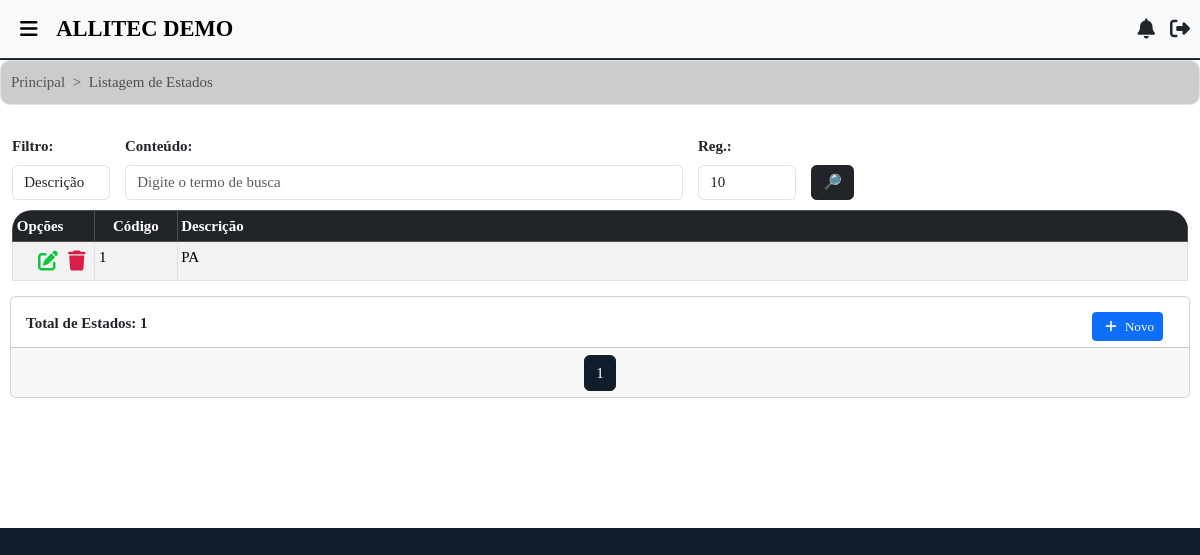
The app's page /estados/lista/ (signed in) with its own data.
### filiais/models.py (models this page shows, shortened)
class Usuario(AbstractUser):
    empresa = models.ForeignKey(Empresa, on_delete=models.CASCADE, related_name="usuarios", null=True, blank=True)
    filial_user = models.ForeignKey(Filial, on_delete=models.SET_NULL, null=True, blank=True, related_name="usuarios")
    codigo_local = models.PositiveIntegerField(blank=True, null=True)
    gerar_senha_lib = models.BooleanField(default=False, verbose_name='Gerar Senha de Liberação')
    senha_liberacao = models.CharField(max_length=20, blank=True, null=True, verbose_name='Senha de Liberação')
    is_master = models.BooleanField(default=False)
    class Meta:
        unique_together = ('username', 'empresa')

class Filial(models.Model):
    situacao = models.CharField(
        max_length=10,
        verbose_name="Situação",
        choices=[
            ('Ativa', 'Ativa'),
            ('Inativa', 'Inativa')
        ]
    )
    layout_contrato = models.CharField(
        max_length=10,
        verbose_name="Layout Contrato",
        choices=[
            ('Layout 1', 'Layout 1'),
            ('Layout 2', 'Layout 2')
        ],
        default="Layout 1"
    )
    tp_chave = models.CharField(
        max_length=20,
        verbose_name="Tipo de Chave Pix",
        choices=[
            ('CPF', 'CPF'),
            ('CNPJ', 'CNPJ'),
            ('E-mail', 'E-mail'),
            ('Telefone', 'Telefone'),
            ('Chave Aleatória', 'Chave Aleatória')
        ]
    )
    chave_pix = models.CharField(
        max_length=100,
        verbose_name="Chave Pix"
    )
    banco_fil = models.ForeignKey('bancos.Banco', on_delete=models.CASCADE, null=True, blank=True)
    beneficiario = models.CharField(max_length=255, verbose_name='Nome Beneficiário')
    info_comp = models.TextField(default="Obrigado pela preferência!", blank=True)
    info_orcamento = models.TextField(default="*Caro cliente, caso você encontre um orçamento com valor inferior, podemos analisar o orçamento concorrente para fecharmos negócio.", blank=True)
    cnpj = models.CharField(max_length=20, verbose_name='CNPJ')
    ie = models.CharField(max_length=20, verbose_name='Inscrição Estadual')
    razao_social = models.CharField(max_length=100, verbose_name='Razão Social')
    fantasia = models.CharField(max_length=100, verbose_name='Fantasia')
    endereco = models.CharField(max_length=100, verbose_name='Endereço')
    cep = models.CharField(max_length=10, verbose_name='CEP')
    numero = models.CharField(max_length=10, verbose_name='Nº')
    bairro_fil = models.ForeignKey('bairros.Bairro', on_delete=models.SET_NULL, null=True)
    complem = models.CharField(max_length=20, verbose_name='Complemento', blank=True)
    cidade_fil = models.ForeignKey('cidades.Cidade', on_delete=models.SET_NULL, null=True)
    uf = models.ForeignKey('estados.Estado', on_delete=models.SET_NULL, null=True)
    tel = models.CharField(max_length=15, verbose_name='Fone')
    email = models.EmailField(max_length=40, verbose_name='E-mail')
    fantasia_normalizado = models.CharField(max_length=255, editable=False)
    logo = models.FileField(upload_to='logo/', null=True, blank=True, default='default_logo.png')
    vinc_emp = models.ForeignKey(Empresa, on_delete=models.CASCADE)
    dt_criacao = models.CharField(
        max_length=30,
        verbose_name='Data de Registro',
        default=data_hoje_formatada
    )
    dt_inativacao = models.CharField(max_length=30, verbose_name='Data de Inativação', blank=True, null=True)
    principal = models.BooleanField(default=False, verbose_name='Filial Principal')
    vinculada_a = models.ForeignKey('self', null=True, blank=True, on_delete=models.CASCADE, related_name='filiais_secundarias', verbose_name='Filial Vinculada à')
    class Meta:
        verbose_name_plural = "Filiais"

### estados/models.py (models this page shows, shortened)
class Estado(models.Model):
    nome_estado = models.CharField(max_length=100, unique=True)
    vinc_emp = models.ForeignKey('empresas.Empresa', on_delete=models.CASCADE, null=True, blank=True)
    class Meta:
        verbose_name_plural = "Estados"

### estados/views.py (the view)
# urls.py: path("lista/", views.lista_estados, name='lista-estados'),
@verifica_permissao('estados.view_estado')
@login_required
def lista_estados(request):
    s = request.GET.get('s')
    tp = request.GET.get('tp')
    reg = request.GET.get('reg', '10')
    estados = Estado.objects.filter(vinc_emp=request.user.empresa)
    if tp == 'desc' and s:
        norm_s = remove_accents(s).lower()
        estados = estados.filter(nome_estado__icontains=norm_s).order_by('nome_estado')
    elif tp == 'cod' and s:
        try:
            estados = estados.filter(id__iexact=s).order_by('nome_estado')
        except ValueError:
            estados = Estado.objects.none()
    if reg == 'todos':
        num_pagina = estados.count() or 1
    else:
        try:
            num_pagina = int(reg) if int(reg) > 0 else 1
        except ValueError:
            num_pagina = 10  # Valor padrão
    paginator = Paginator(estados, num_pagina)
    page = request.GET.get('page')
    estados = paginator.get_page(page)
    return render(request, 'estados/lista.html', {
        'estados': estados,
        's': s,
        'tp': tp,
        'reg': reg,
    })

### templates/estados/lista.html (shortened to what this page needs)
{% extends 'base.html' %}
{% load static %}
{% block content %}
    <div class="container-fluid bg-white">
        <nav style="--bs-breadcrumb-divider: '>';" aria-label="breadcrumb">
            <ol class="breadcrumb">
                <li class="breadcrumb-item"><a href="{% url 'inicio' %}" id="item-naveg">Principal</a></li>
                <li class="breadcrumb-item active" aria-current="page">Listagem de Estados</li>
            </ol>
        </nav>
        <form method="GET" id="search-form" style="margin-left: 1%; margin-right: 1%;">
            <div class="row g-3 align-items-end">
                <div class="col-md-1 search-div">
                    <label class="form-label">Filtro:</label>
                    <select name="tp" id="tp" class="form-control">
                        <option value="desc" {% if request.GET.tp == 'desc' %}selected{% endif %}>Descrição</option>
                    </select>
                </div>
                <div class="col-md-2 search-div flex-md-fill">
                    <label class="form-label">Conteúdo:</label>
                    <input class="form-control" type="text" name="s" id="s" placeholder="Digite o termo de busca" value="{{ request.GET.s }}">
                </div>
                <div class="col-md-1 search-div">
                    <label class="form-label">Reg.:</label>
                    <select class="form-control" id="qtd_reg" name="reg">
                        <option value="10" {% if request.GET.reg == '10' %}selected{% endif %}>10</option>
                    </select>
                </div>
                <div class="col search-div d-flex justify-content-start">
                    <button class="btn btn-dark" title="Consultar clientes" type="submit" id="data-btn" data-bs-toggle="modal" data-bs-target="#loadingModal">🔎</button>
                </div>
            </div>
        </form>
        <div class="table-container" style="margin-left: 1%; margin-right: 1%;">
            <table class="table table-bordered table-responsive-md table-rounded table-striped" id="tabelas-lista">
                <thead thead class="table-dark">
                    <tr>
                        <th scope="col" style="text-align: justify; width: 7%;">Opções</th>
                        <th scope="col" style="text-align: center; width: 7%;">Código</th>
                        <th scope="col" style="align-items: center;">Descrição</th>
                    </tr>
                </thead>
                <tbody>
                    {% for estado in estados %}
                        <tr>
                            <td style="width: 80px;">
                                <span>
                                    <i class="fas fa-trash" title="Deletar" data-bs-toggle="modal" data-bs-target="#modal-{{ estado.id }}"></i>
                                </span>
                                <a href="{% url 'att-estado' estado.id %}" class="btn-permissao"
                                  data-permissao="estados.change_estado"
                                  data-msg-negado="Seu usuário não pode editar estados!"><span><i class="fas fa-edit" title="Editar"></i></span></a>
                            </td>
                            <td style="align-items: center;">{{ estado.id }}</td>
                            <td class="text-uppercase" style="align-items: center;">{{ estado.nome_estado }}</td>
                        </tr>
                    {% empty %}
                    <tr>
                        <td colspan="8" class="me-auto" style="text-align: center;">
                            Nenhum estado encontrado.
                        </td>
                    </tr>
                    {% endfor %}
                </tbody>
            </table>
        </div>
        <div class="card">
            <div class="card-body" style="max-height: 50px;">
                <strong>Total de Estados: {{ estados|length }}</strong>
                <a id="add-link" href="{% url 'add-estado' %}" style="margin-left: 1%; margin-right: 1%; float: right;" class="btn-permissao" data-permissao="estados.add_estado" data-msg-negado="Seu usuário não pode adicionar estados!">
                    <button type="button" class="btn btn-primary btn-sm" id="add-estado"><i class="fas fa-plus"></i> Novo</button>
                </a>
            </div>
            <div class="card-footer text-body-secondary">
                <nav aria-label="Page navigation example" style="padding-bottom: 1px;">
                    <ul class="pagination justify-content-center">
                        {% for num in estados.paginator.page_range %}
                            {% if num >= estados.number|add:'-2' and num <= estados.number|add:'2' %}
                                {% if estados.number == num %}
                                    <li class="page-item active" aria-current="page">
                                        <span class="page-link" style="background-color: #0f1d2b; color: white;">{{ num }}</span>
                                    </li>
                                {% else %}
                                    <li class="page-item">
                                        <a class="page-link" style="color: #0f1d2b;" href="?page={{ num }}{% for key, value in request.GET.items %}{% if key != 'page' %}&{{ key }}={{ value }}{% endif %}{% endfor %}">{{ num }}</a>
                                    </li>
                                {% endif %}
                            {% endif %}
                        {% endfor %}
                    </ul>
                </nav>
            </div>
        </div>
    </div>
{% endblock %}

### templates/base.html (shortened to what this page needs)
<!doctype html>
{% load static %}
<html lang="pt-BR">
<head>
    <link href="https://cdn.jsdelivr.net/npm/bootstrap@5.3.2/dist/css/bootstrap.min.css" rel="stylesheet">
    <link href="https://cdn.jsdelivr.net/npm/select2@4.1.0-rc.0/dist/css/select2.min.css" rel="stylesheet" />
    <link rel="stylesheet" href="https://code.jquery.com/ui/1.14.1/themes/base/jquery-ui.css">
    <link rel="stylesheet" type="text/css" href="https://cdn.jsdelivr.net/npm/toastify-js/src/toastify.min.css">
    <link rel="stylesheet" href="{% static 'css/styles.css' %}">
</head>
<body>
    <div class="container-fluid">
        {% if user.is_authenticated %}
            <nav class="navbar fixed-top navbar-expand-lg bg-body-tertiary">
                <div class="container-fluid">
                    <div class="d-flex align-items-center">
                        <i class="navbar-brand fa-solid fa-bars"
                           style="margin-left: 20px; font-size: 20px;"
                           data-bs-toggle="offcanvas"
                           href="#offcanvasExample"
                           role="button"
                           aria-controls="offcanvasExample"></i>
                        {% if request.user.is_superuser %}
                            <a class="navbar-brand ms-1" href="{% url 'lista-empresas' %}" style="text-decoration: none;">
                                <div class="text-uppercase" style="font-size: 1.5rem; font-weight: bold;">
                                    ADMINISTRAÇÃO
                                </div>
                            </a>
                        {% else %}
                            <a class="navbar-brand ms-1" href="{% url 'inicio' %}" style="text-decoration: none;">
                                <div class="text-uppercase" style="font-size: 1.5rem; font-weight: bold;">
                                    {{ request.user.filial_user.fantasia }}
                                </div>
                            </a>
                        {% endif %}
                    </div>
                    <div class="d-flex align-items-center ms-auto" style="font-size: 20px; margin-right: 10px;">
                        <div class="nav-item dropdown">
                            <a class="nav-link" href="#" id="notificationsDropdown" role="button"
                               data-bs-toggle="dropdown" aria-expanded="false">
                                <i class="fas fa-bell"></i>
                            </a>
                        </div>
                        {% if request.user.is_superuser %}
                            <div class="nav-item ms-3">
                                <a class="nav-link" href="{% url 'logout-view-superuser' %}" title="Sair"
                                   onclick="showLoadingModal()">
                                    <i class="fa-solid fa-right-from-bracket"></i>
                                </a>
                            </div>
                        {% else %}
                            <div class="nav-item ms-3">
                                <a class="nav-link" href="{% url 'logout-view' %}" title="Sair"
                                   onclick="showLoadingModal()">
                                    <i class="fa-solid fa-right-from-bracket"></i>
                                </a>
                            </div>
                        {% endif %}
                    </div>
                </div>
            </nav>
        {% endif %}
    </div>
    {% block content %}{% endblock %}
</body>
</html>

### records on screen
Usuario: user.filial_user.fantasia "ALLITEC DEMO"
Estado: id "1", nome_estado "PA"

### other values on screen
{{ estados|length }} "1"
{{ num }} "1"
